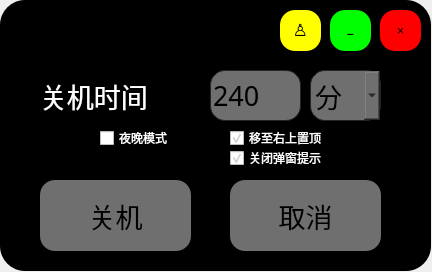
<?xml version="1.0" encoding="UTF-8"?>
<ui version="4.0">
 <class>Form</class>
 <widget class="QWidget" name="Form">
  <property name="enabled">
   <bool>true</bool>
  </property>
  <property name="geometry">
   <rect>
    <x>0</x>
    <y>0</y>
    <width>432</width>
    <height>272</height>
   </rect>
  </property>
  <property name="sizePolicy">
   <sizepolicy hsizetype="Preferred" vsizetype="Preferred">
    <horstretch>0</horstretch>
    <verstretch>0</verstretch>
   </sizepolicy>
  </property>
  <property name="maximumSize">
   <size>
    <width>4000</width>
    <height>400</height>
   </size>
  </property>
  <property name="font">
   <font>
    <pointsize>9</pointsize>
   </font>
  </property>
  <property name="windowTitle">
   <string>计划关机</string>
  </property>
  <property name="styleSheet">
   <string notr="true"/>
  </property>
  <property name="inputMethodHints">
   <set>Qt::ImhNone</set>
  </property>
  <widget class="QPushButton" name="button_shutdwon">
   <property name="geometry">
    <rect>
     <x>40</x>
     <y>180</y>
     <width>151</width>
     <height>71</height>
    </rect>
   </property>
   <property name="sizePolicy">
    <sizepolicy hsizetype="MinimumExpanding" vsizetype="Preferred">
     <horstretch>0</horstretch>
     <verstretch>0</verstretch>
    </sizepolicy>
   </property>
   <property name="font">
    <font>
     <family>黑体</family>
     <pointsize>20</pointsize>
     <weight>50</weight>
     <bold>false</bold>
    </font>
   </property>
   <property name="styleSheet">
    <string notr="true">QPushButton{
background-color: rgb(111, 111, 111);
border-radius:15px; 
color:rgb(0, 0, 0);}
QPushButton:hover{background-color:qlineargradient(spread:pad, x1:0, y1:0, x2:1, y2:1, stop:0 rgba(130, 130, 130, 255), stop:1 rgba(255, 255, 255, 255));
}
QPushButton:pressed{padding-top:7px;
padding-left:7px;}</string>
   </property>
   <property name="text">
    <string>关机</string>
   </property>
  </widget>
  <widget class="QLabel" name="label_2">
   <property name="geometry">
    <rect>
     <x>40</x>
     <y>50</y>
     <width>191</width>
     <height>91</height>
    </rect>
   </property>
   <property name="sizePolicy">
    <sizepolicy hsizetype="MinimumExpanding" vsizetype="Preferred">
     <horstretch>0</horstretch>
     <verstretch>0</verstretch>
    </sizepolicy>
   </property>
   <property name="font">
    <font>
     <family>黑体</family>
     <pointsize>20</pointsize>
     <weight>50</weight>
     <bold>false</bold>
    </font>
   </property>
   <property name="focusPolicy">
    <enum>Qt::NoFocus</enum>
   </property>
   <property name="styleSheet">
    <string notr="true">color:rgb(255, 255, 255);</string>
   </property>
   <property name="text">
    <string>关机时间</string>
   </property>
  </widget>
  <widget class="QLabel" name="bkgd">
   <property name="geometry">
    <rect>
     <x>0</x>
     <y>0</y>
     <width>431</width>
     <height>271</height>
    </rect>
   </property>
   <property name="styleSheet">
    <string notr="true">background-color: qlineargradient(spread:pad, x1:0, y1:0, x2:1, y2:0, stop:0 rgba(0, 0, 0, 255), stop:1 rgba(0, 0, 0, 255));
border-top-right-radius: 25px;
border-bottom-right-radius: 25px;
border-top-left-radius: 25px;
border-bottom-left-radius: 25px</string>
   </property>
   <property name="frameShape">
    <enum>QFrame::StyledPanel</enum>
   </property>
   <property name="text">
    <string/>
   </property>
  </widget>
  <widget class="QPushButton" name="button_mini">
   <property name="geometry">
    <rect>
     <x>330</x>
     <y>10</y>
     <width>41</width>
     <height>41</height>
    </rect>
   </property>
   <property name="font">
    <font>
     <family>Arial</family>
     <pointsize>13</pointsize>
    </font>
   </property>
   <property name="styleSheet">
    <string notr="true">QPushButton{
background-color: rgb(0, 255, 0);
border-radius:15px; 
color:rgb(0, 0, 0);}
QPushButton:hover{background-color:qlineargradient(spread:pad, x1:0, y1:0, x2:1, y2:1, stop:0 rgba(16, 136, 47, 255), stop:1 rgba(255, 255, 255, 255));
}
QPushButton:pressed{padding-top:7px;
padding-left:7px;}</string>
   </property>
   <property name="text">
    <string>﹣</string>
   </property>
  </widget>
  <widget class="QPushButton" name="button_quit">
   <property name="geometry">
    <rect>
     <x>380</x>
     <y>10</y>
     <width>41</width>
     <height>41</height>
    </rect>
   </property>
   <property name="font">
    <font>
     <family>Arial</family>
     <pointsize>9</pointsize>
    </font>
   </property>
   <property name="styleSheet">
    <string notr="true">QPushButton{
background-color: rgb(255, 0 , 0);
border-radius:15px; 
color:rgb(0, 0, 0);}
QPushButton:hover{background-color:qlineargradient(spread:pad, x1:0, y1:0, x2:1, y2:1, stop:0 rgba(255, 0, 0, 255), stop:1 rgba(255, 255, 255, 255));
}
QPushButton:pressed{padding-top:7px;
padding-left:7px;}</string>
   </property>
   <property name="text">
    <string>×</string>
   </property>
  </widget>
  <widget class="QPushButton" name="button_cancel_shutdown">
   <property name="geometry">
    <rect>
     <x>230</x>
     <y>180</y>
     <width>151</width>
     <height>71</height>
    </rect>
   </property>
   <property name="sizePolicy">
    <sizepolicy hsizetype="MinimumExpanding" vsizetype="Preferred">
     <horstretch>0</horstretch>
     <verstretch>0</verstretch>
    </sizepolicy>
   </property>
   <property name="font">
    <font>
     <family>黑体</family>
     <pointsize>20</pointsize>
     <weight>50</weight>
     <italic>false</italic>
     <bold>false</bold>
    </font>
   </property>
   <property name="styleSheet">
    <string notr="true">QPushButton{
background-color: rgb(111, 111, 111);
border-radius:15px; 
color:rgb(0, 0, 0);}
QPushButton:hover{background-color:qlineargradient(spread:pad, x1:0, y1:0, x2:1, y2:1, stop:0 rgba(130, 130, 130, 255), stop:1 rgba(255, 255, 255, 255));
}
QPushButton:pressed{padding-top:7px;
padding-left:7px;}</string>
   </property>
   <property name="text">
    <string>取消</string>
   </property>
  </widget>
  <widget class="QSpinBox" name="spinBox">
   <property name="geometry">
    <rect>
     <x>210</x>
     <y>70</y>
     <width>91</width>
     <height>51</height>
    </rect>
   </property>
   <property name="font">
    <font>
     <family>黑体</family>
     <pointsize>20</pointsize>
    </font>
   </property>
   <property name="styleSheet">
    <string notr="true">
QSpinBox
{
	border:1px solid #242424;
border-radius:15px; 
background-color: rgb(111, 111, 111);
}
 
QSpinBox::up-button,QDoubleSpinBox::down-button::QDoubleSpinBox::vaule
{
	width:0px;
	vaule:none;
}
QSpinBox::up-button, QSpinBox::down-button {
    width: 0px;
}</string>
   </property>
   <property name="maximum">
    <number>9999</number>
   </property>
   <property name="stepType">
    <enum>QAbstractSpinBox::DefaultStepType</enum>
   </property>
   <property name="value">
    <number>240</number>
   </property>
  </widget>
  <widget class="QComboBox" name="comboBox">
   <property name="geometry">
    <rect>
     <x>310</x>
     <y>70</y>
     <width>71</width>
     <height>51</height>
    </rect>
   </property>
   <property name="font">
    <font>
     <family>黑体</family>
     <pointsize>20</pointsize>
    </font>
   </property>
   <property name="styleSheet">
    <string notr="true">QComboBox {
    border: 1px solid #242424;
    border-radius: 15px;
    background-color: rgb(111, 111, 111);
}
</string>
   </property>
   <item>
    <property name="text">
     <string>分</string>
    </property>
   </item>
   <item>
    <property name="text">
     <string>时</string>
    </property>
   </item>
   <item>
    <property name="text">
     <string>秒</string>
    </property>
   </item>
  </widget>
  <widget class="QLabel" name="label">
   <property name="geometry">
    <rect>
     <x>10</x>
     <y>0</y>
     <width>271</width>
     <height>91</height>
    </rect>
   </property>
   <property name="font">
    <font>
     <family>黑体</family>
     <pointsize>8</pointsize>
    </font>
   </property>
   <property name="styleSheet">
    <string notr="true">color:rgb(255, 255, 255);</string>
   </property>
   <property name="text">
    <string/>
   </property>
  </widget>
  <widget class="QPushButton" name="button_keep_top">
   <property name="geometry">
    <rect>
     <x>280</x>
     <y>10</y>
     <width>41</width>
     <height>41</height>
    </rect>
   </property>
   <property name="font">
    <font>
     <family>Arial</family>
     <pointsize>13</pointsize>
    </font>
   </property>
   <property name="styleSheet">
    <string notr="true">QPushButton{
background-color: rgb(255, 255, 0);
border-radius:15px; 
color:rgb(0, 0, 0);}
QPushButton:hover{background-color:qlineargradient(spread:pad, x1:0, y1:0, x2:1, y2:1, stop:0 rgba(255, 255, 0, 255), stop:1 rgba(255, 255, 255, 255));
}
QPushButton:pressed{padding-top:7px;
padding-left:7px;}</string>
   </property>
   <property name="text">
    <string>♙</string>
   </property>
  </widget>
  <widget class="QCheckBox" name="checkBox_auto_keep_top">
   <property name="enabled">
    <bool>true</bool>
   </property>
   <property name="geometry">
    <rect>
     <x>230</x>
     <y>130</y>
     <width>241</width>
     <height>16</height>
    </rect>
   </property>
   <property name="font">
    <font>
     <family>黑体</family>
     <pointsize>9</pointsize>
    </font>
   </property>
   <property name="styleSheet">
    <string notr="true">color:rgb(255, 255, 255);</string>
   </property>
   <property name="text">
    <string>移至右上置顶</string>
   </property>
   <property name="checked">
    <bool>true</bool>
   </property>
  </widget>
  <widget class="QCheckBox" name="checkBox_close_windows_tips">
   <property name="geometry">
    <rect>
     <x>230</x>
     <y>150</y>
     <width>181</width>
     <height>16</height>
    </rect>
   </property>
   <property name="font">
    <font>
     <family>黑体</family>
     <pointsize>9</pointsize>
    </font>
   </property>
   <property name="styleSheet">
    <string notr="true">color:rgb(255, 255, 255);</string>
   </property>
   <property name="text">
    <string>关闭弹窗提示</string>
   </property>
   <property name="checked">
    <bool>true</bool>
   </property>
  </widget>
  <widget class="QCheckBox" name="checkBox_night_mode">
   <property name="enabled">
    <bool>true</bool>
   </property>
   <property name="geometry">
    <rect>
     <x>100</x>
     <y>130</y>
     <width>121</width>
     <height>16</height>
    </rect>
   </property>
   <property name="font">
    <font>
     <family>黑体</family>
     <pointsize>9</pointsize>
    </font>
   </property>
   <property name="styleSheet">
    <string notr="true">color:rgb(255, 255, 255);</string>
   </property>
   <property name="text">
    <string>夜晚模式</string>
   </property>
   <property name="checked">
    <bool>false</bool>
   </property>
  </widget>
  <zorder>bkgd</zorder>
  <zorder>button_shutdwon</zorder>
  <zorder>label_2</zorder>
  <zorder>button_quit</zorder>
  <zorder>button_mini</zorder>
  <zorder>button_cancel_shutdown</zorder>
  <zorder>spinBox</zorder>
  <zorder>comboBox</zorder>
  <zorder>label</zorder>
  <zorder>button_keep_top</zorder>
  <zorder>checkBox_auto_keep_top</zorder>
  <zorder>checkBox_close_windows_tips</zorder>
  <zorder>checkBox_night_mode</zorder>
 </widget>
 <resources>
  <include location="res.qrc"/>
 </resources>
 <connections/>
</ui>
